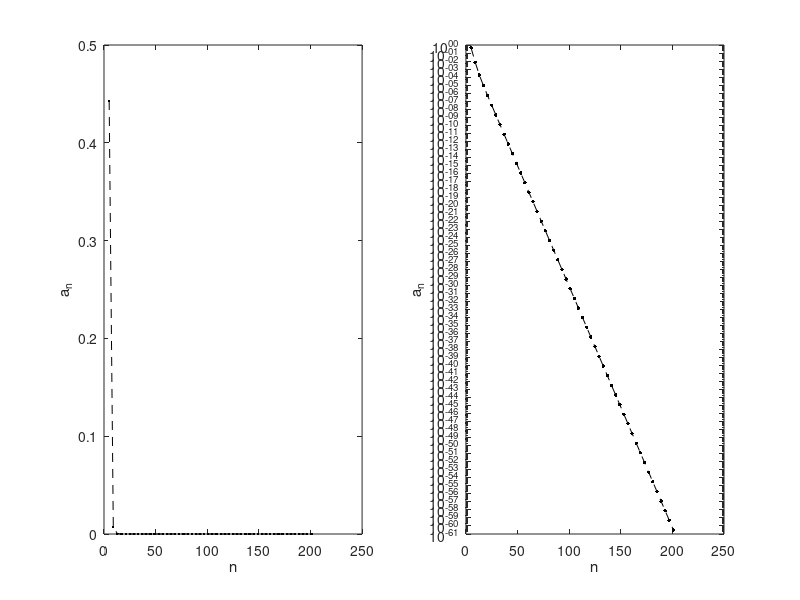
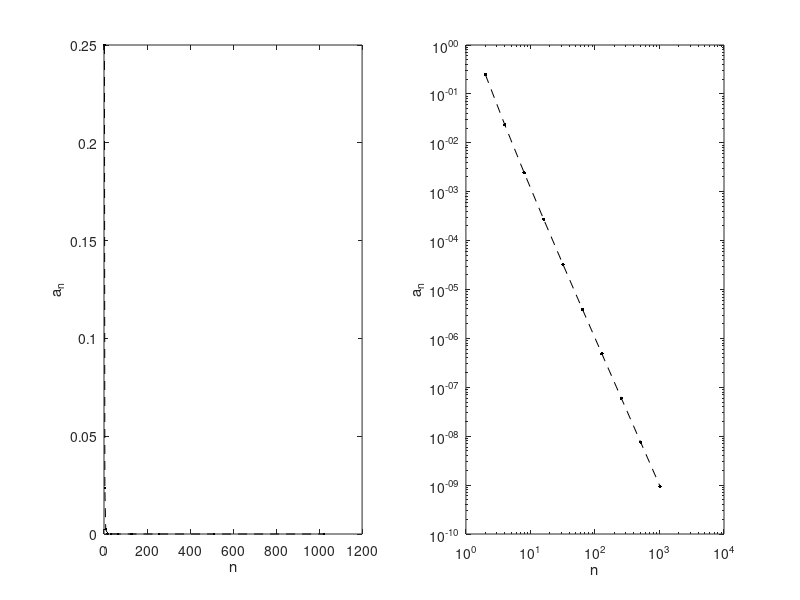

Recreate these plots in MATLAB, in order.
% Quick example of checking linear/sub-linear convergence
% using a log or log-log plot [see lecture notes on convergence]

%% Example 1: linear convergence
n = 5:4:201;
seq = 2.^(-n) + 100*3.^(-n);

figure(1)

subplot(1,2,1)
plot(n, seq, '.--k')
xlabel('n')
ylabel('a_n')

subplot(1,2,2)
title("semi-log plot - linear!")
semilogy(n, seq,'.--k', 'MarkerSize', 8)
xlabel('n')
ylabel('a_n')

%% Example 2: sub-linear convergence

n = 2.^(1:10);
seq = n.^(-3) + 2*n.^(-4);

figure(2)

subplot(1,2,1)
plot(n, seq, '.--k')
xlabel('n')
ylabel('a_n')

subplot(1,2,2)
title("log-log plot - linear!")
loglog(n, seq,'.--k', 'MarkerSize', 8)
xlabel('n')
ylabel('a_n')